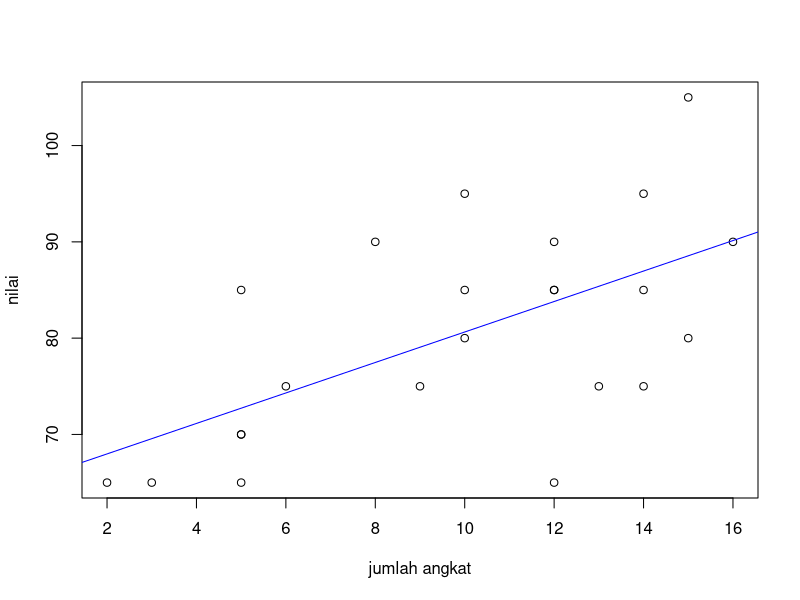

This chart was generated by the following R code: (Note: this script raises an error after producing the figure.)
#menambahkan data yang terdapat pada direktori
setwd("D:\\INFORMATIKA\\Pemograman simulasi")
barbel = read.table("data.txt",header=TRUE)

#Membuat plot data x dan y
plot(barbel$x,barbel$y,xlab="jumlah angkat",ylab="nilai")

#mendeklasikan nilai x dan y
attach(barbel)

#proses Regresi data
reg.barbel = lm(y~x)
summary(reg.barbel)

#membuat plot regesi
abline(coefficients(reg.barbel),col="blue")

#proses kolerasi data
col(x,y)